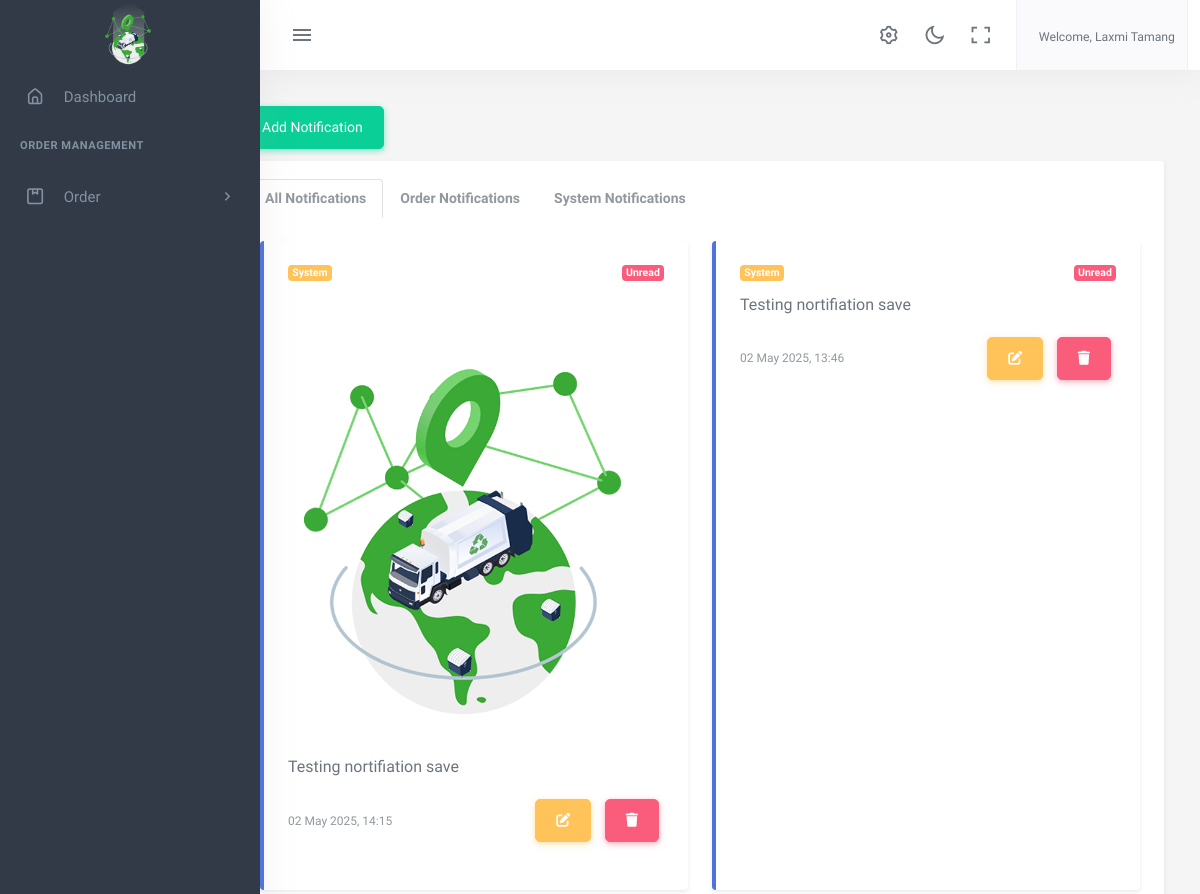
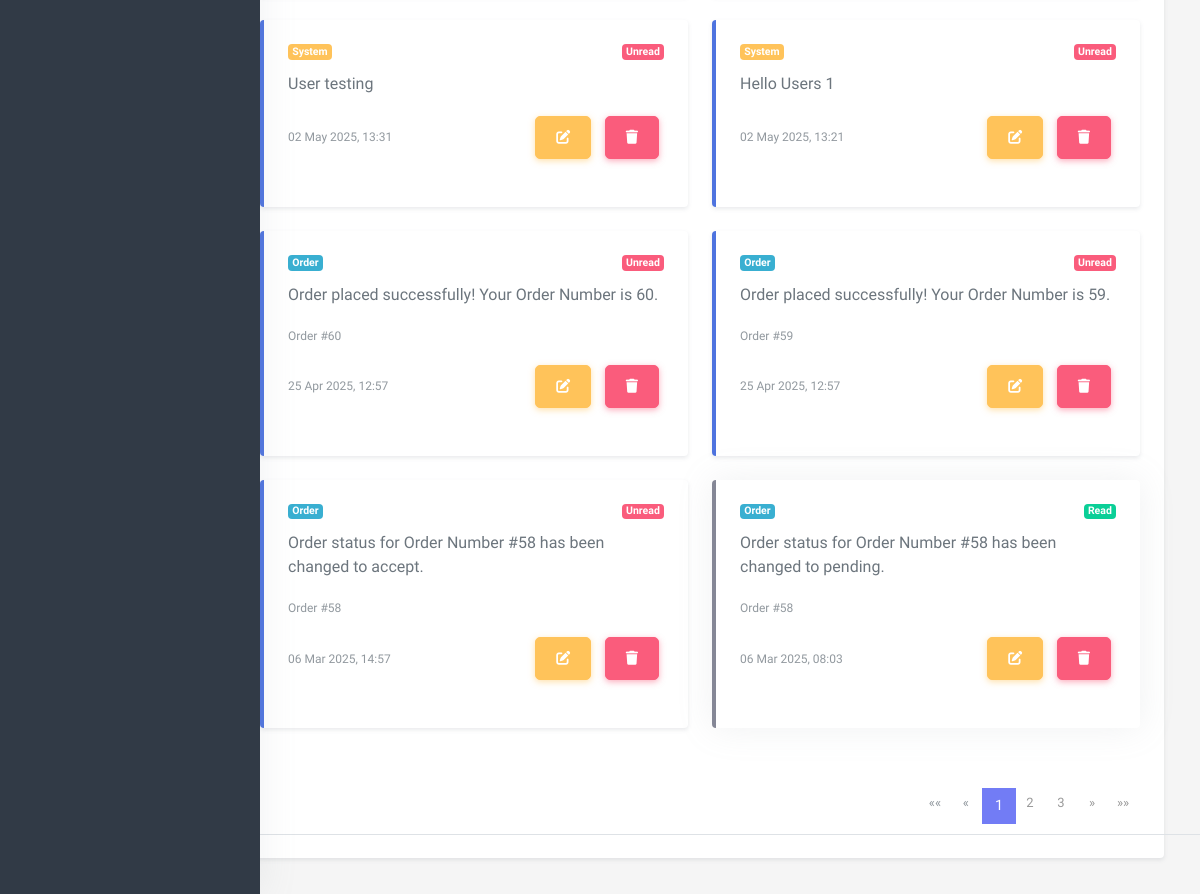
The app's page /notification_list/ (signed in) with its own data (2 pictures, top to bottom).
### accounts/models.py (models this page shows, shortened)
class User(AbstractBaseUser,PermissionsMixin):
    email = models.EmailField(
        verbose_name='Email',
        max_length=255,
        unique=True,
    )
    name = models.CharField(max_length=200,null=True, blank=True)
    is_user = models.BooleanField(default=False)
    is_admin = models.BooleanField(default=False)
    is_agent= models.BooleanField(default=False)
    is_sub_admin=models.BooleanField(default=False)
    phone_no = models.CharField(max_length=150, null=True, blank=True)
    address = models.CharField(max_length=150, null=True, blank=True )
    image = models.ImageField(upload_to="image/", null=True, blank=True)
    activate = models.BooleanField(default =False)
    created_at = models.DateTimeField(auto_now_add=True)
    updated_at = models.DateTimeField(auto_now=True)
    objects = UserManager()
    USERNAME_FIELD = 'email'
    REQUIRED_FIELDS = ['phone_no','name']

### app2/models.py (models this page shows)
class AboutUS(models.Model):
    company_name=models.CharField(max_length=100)
    logo= models.ImageField(upload_to='logoimage/')
    address = models.CharField(max_length=1000)
    email = models.EmailField()
    contactNo= models.CharField(max_length=15)
    class Meta:
        ordering =['-id']

### order/models.py (models this page shows, shortened)
class Notification(models.Model):
    TYPE=(
        ('order', 'Order'),
        ('system', 'System'),
    )
    user = models.ForeignKey(User, on_delete=models.CASCADE)
    type = models.CharField(max_length=50, choices=TYPE, default='order')
    image=models.ImageField(upload_to='system_notification_image/',null=True,blank=True)
    message = models.TextField()
    created_at = models.DateTimeField(auto_now_add=True)
    read = models.BooleanField(default=False)
    order_number = models.PositiveIntegerField(null=True,blank=True)
    class Meta:
        ordering = ['-id']

### app2/views.py (the view)
# urls.py: path('notification_list/',views.notification_list,name="app-notification_list"),
@login_required
def notification_list(request):
    active_tab= request.GET.get('tab','all')
    user_notification=Notification.objects.all()
    if  active_tab == 'order':
        user_notification=Notification.objects.filter(type='order')
    elif active_tab=="system":
        user_notification=Notification.objects.filter(type='system')
    paginator=Paginator(user_notification,8)
    page_number=request.GET.get('page',1)
    notifications=paginator.get_page(page_number)
    context={
        'notifications':notifications,
        'active_tab':active_tab,
    }
    return render(request, 'app2/notification_list.html', context)

### app2/templates/app2/notification_list.html (shortened to what this page needs)
{% extends 'app2/base.html' %}
{% load static %}
{% block body %}
<div class="container-fluid">
    <div class="row">
        <main class="col-md-9 ms-sm-auto col-lg-10 px-md-4 mt-4">
            <a  href ={% url 'dashboard:app-notification_add' %} class=" mb-2 btn btn-success btn-sm">Add Notification</a>
            <div class="card shadow-sm mb-4">
                <div class="card-header">
                    <ul class="nav nav-tabs card-header-tabs" id="notificationTabs" role="tablist">
                        <li class="nav-item" role="presentation">
                            <a class="nav-link {% if active_tab == 'all' or not active_tab %}active{% endif %}"
                               id="all-tab"
                               href="{% url 'dashboard:app-notification_list' %}?tab=all&page=1"
                               role="tab">
                                All Notifications
                            </a>
                        </li>
                        <li class="nav-item" role="presentation">
                            <a class="nav-link {% if active_tab == 'order' %}active{% endif %}"
                               id="order-tab"
                               href="{% url 'dashboard:app-notification_list' %}?tab=order&page=1"
                               role="tab">
                                Order Notifications
                            </a>
                        </li>
                        <li class="nav-item" role="presentation">
                            <a class="nav-link {% if active_tab == 'system' %}active{% endif %}"
                               id="system-tab"
                               href="{% url 'dashboard:app-notification_list' %}?tab=system&page=1"
                               role="tab">
                                System Notifications
                            </a>
                        </li>
                    </ul>
                </div>
                <div class="card-body">
                    {% if notifications %}
                        <div class="row">
                            {% for notif in notifications %}
                                <div class="col-md-6 mb-3">
                                    <div class="card h-100 {% if not notif.read %}border-left-primary shadow-sm{% else %}border-left-secondary{% endif %}">
                                        <div class="card-body">
                                            <div class="d-flex justify-content-between align-items-center mb-2">
                                                <span class="badge {% if notif.type == 'order' %}bg-info{% else %}bg-warning{% endif %}">
                                                    {{ notif.get_type_display }}
                                                </span>
                                                <span class="badge {% if notif.read %}bg-success{% else %}bg-danger{% endif %}">
                                                    {% if notif.read %}Read{% else %}Unread{% endif %}
                                                </span>
                                            </div>
                                            {% if notif.image %}
                                                <img src="{{ notif.image.url }}" class="img-fluid mb-2" alt="Notification Image">
                                            {% endif %}
                                            <p class="card-text">{{ notif.message }}</p>
                                            {% if notif.type == 'order' %}
                                                <p class="small text-muted">Order #{{ notif.order_number }}</p>
                                            {% endif %}
                                            <div class="d-flex justify-content-between align-items-center">
                                                <small class="text-muted">{{ notif.created_at|date:"d M Y, H:i" }}</small>
                                                <div>
                                                    <a href="{% url 'dashboard:app-notification_edit' notif.id %}" class="btn btn-sm btn-warning">
                                                        <i class="fas fa-edit"></i>
                                                    </a>
                                                    <a href="{% url 'dashboard:app-notification_delete' notif.id %}" class="btn btn-sm btn-danger">
                                                        <i class="fas fa-trash"></i>
                                                    </a>
                                                </div>
                                            </div>
                                        </div>
                                    </div>
                                </div>
                            {% endfor %}
                        </div>
                        <div class="pagination justify-content-center mt-4">
                            <nav aria-label="Notification pagination">
                                <ul class="pagination">
                                    {% if notifications.has_previous %}
                                        <li class="page-item">
                                            <a class="page-link" href="?tab={{ active_tab }}&page=1" aria-label="First">
                                                <span aria-hidden="true">&laquo;&laquo;</span>
                                            </a>
                                        </li>
                                        <li class="page-item">
                                            <a class="page-link" href="?tab={{ active_tab }}&page={{ notifications.previous_page_number }}" aria-label="Previous">
                                                <span aria-hidden="true">&laquo;</span>
                                            </a>
                                        </li>
                                    {% else %}
                                        <li class="page-item disabled">
                                            <a class="page-link" href="#" aria-label="First">
                                                <span aria-hidden="true">&laquo;&laquo;</span>
                                            </a>
                                        </li>
                                        <li class="page-item disabled">
                                            <a class="page-link" href="#" aria-label="Previous">
                                                <span aria-hidden="true">&laquo;</span>
                                            </a>
                                        </li>
                                    {% endif %}
                                    {% for i in notifications.paginator.page_range %}
                                        {% if notifications.number == i %}
                                            <li class="page-item active">
                                                <span class="page-link">{{ i }}</span>
                                            </li>
                                        {% elif i > notifications.number|add:'-3' and i < notifications.number|add:'3' %}
                                            <li class="page-item">
                                                <a class="page-link" href="?tab={{ active_tab }}&page={{ i }}">{{ i }}</a>
                                            </li>
                                        {% endif %}
                                    {% endfor %}
                                    {% if notifications.has_next %}
                                        <li class="page-item">
                                            <a class="page-link" href="?tab={{ active_tab }}&page={{ notifications.next_page_number }}" aria-label="Next">
                                                <span aria-hidden="true">&raquo;</span>
                                            </a>
                                        </li>
                                        <li class="page-item">
                                            <a class="page-link" href="?tab={{ active_tab }}&page={{ notifications.paginator.num_pages }}" aria-label="Last">
                                                <span aria-hidden="true">&raquo;&raquo;</span>
                                            </a>
                                        </li>
                                    {% endif %}
                                </ul>
                            </nav>
                        </div>
                    {% else %}
                        <div class="alert alert-info">No notifications available.</div>
                    {% endif %}
                </div>
            </div>
        </main>
    </div>
</div>
{% endblock %}

### app2/templates/app2/base.html (shortened to what this page needs)
{% load static %}
<!DOCTYPE html>
<html lang="en">
    <head>
        <link href="{% static 'app2/assets/css/app-saas.min.css'%}" rel="stylesheet" type="text/css" id="app-style" />
        <link href="{% static 'app2/assets/css/icons.min.css'%}" rel="stylesheet" type="text/css" />
        <link href="{% static 'app2/assets/vendor/bootstrap-datepicker/css/bootstrap-datepicker.min.css'%}" rel="stylesheet" type="text/css" />
        <link href="{% static 'app2/assets/vendor/select2/css/select2.min.css'%}" rel="stylesheet" type="text/css" />
        <link href="{% static 'app2/assets/vendor/datatables.net-bs5/css/dataTables.bootstrap5.min.css'%}" rel="stylesheet" type="text/css" />
        <link href="{% static 'app2/assets/vendor/datatables.net-responsive-bs5/css/responsive.bootstrap5.min.css'%}" rel="stylesheet" type="text/css" />
        <link href="{% static 'app2/assets/css/app-saas.min.css'%}" rel="stylesheet" type="text/css" id="app-style" />
        <link href="{% static 'app2/assets/css/icons.min.css'%}" rel="stylesheet" type="text/css" />
        <link rel="stylesheet" href="https://cdnjs.cloudflare.com/ajax/libs/font-awesome/6.0.0/css/all.min.css">
        <link href="https://cdn.jsdelivr.net/npm/summernote@0.8.16/dist/summernote-lite.min.css" rel="stylesheet">
    </head>
    <link rel="stylesheet" href="https://maxcdn.bootstrapcdn.com/font-awesome/4.7.0/css/font-awesome.min.css">
    <body>
        <div class="wrapper">
            <div class="navbar-custom">
                <div class="topbar container-fluid justify-content-between">
                    <div class="d-flex align-items-center  gap-lg-2 gap-1">
                        <button class="button-toggle-menu sm:float-end">
                            <i class="mdi mdi-menu"></i>
                        </button>
                    </div>
                    <ul class="topbar-menu d-flex align-items-center gap-3">
                        <li class="d-none d-sm-inline-block">
                            <a class="nav-link" data-bs-toggle="offcanvas" href="#theme-settings-offcanvas">
                                <i class="ri-settings-3-line font-22"></i>
                            </a>
                        </li>
                        <li class="d-none d-sm-inline-block">
                            <div class="nav-link" id="light-dark-mode" data-bs-toggle="tooltip" data-bs-placement="left" title="Theme Mode">
                                <i class="ri-moon-line font-22"></i>
                            </div>
                        </li>
                        <li class="d-none d-md-inline-block">
                            <a class="nav-link" href="#" data-toggle="fullscreen">
                                <i class="ri-fullscreen-line font-22"></i>
                            </a>
                        </li>
                        <li class="dropdown">
                            <a class="nav-link dropdown-toggle arrow-none nav-user px-2" data-bs-toggle="dropdown" href="#" role="button" aria-haspopup="false" aria-expanded="false">
                                <span class="d-lg-flex flex-column gap-1 d-none">
                                    <h6 class="my-0 fw-normal">Welcome, {{request.user.name}}</h6>
                                </span>
                            </a>
                        </li>
                    </ul>
                </div>
            </div>
            <div class="leftside-menu">
                <a href="{% url 'dashboard:index' %}" class="logo logo-light">
                    <span class="logo-lg">
                        <img src="{{company.logo.url}}" alt="logo" style="height: 64px;">
                    </span>
                </a>
                <div class="h-100" id="leftside-menu-container" data-simplebar>
                    <ul class="side-nav">
                        <li class="side-nav-item">
                            <a href="{% url 'dashboard:index' %}" class="side-nav-link">
                                <i class="uil-home-alt"></i>
                                <span> Dashboard </span>
                            </a>
                        </li>
                        <li class="side-nav-title">Order Management </li>
                        <li class="side-nav-item">
                            <a data-bs-toggle="collapse" href="#sidebarPages1" aria-expanded="false" aria-controls="sidebarPages" class="side-nav-link">
                                <i class="uil-package"></i>
                                <span> Order </span>
                                <span class="menu-arrow"></span>
                            </a>
                        </li>
                    </ul>
                </div>
            </div>
  {% block body %}
  {% endblock  %}
        <footer class="footer">
            <div class="container-fluid">
                <div class="row">
                    <div class="col-md-6">
                    </div>
                </div>
            </div>
        </footer>
    </div>
                        </body>
                        </html>

### records on screen
User: user.name "Laxmi Tamang"
AboutUS: logo (picture)
Notification: type "System", read "Unread", image (picture), message "Testing nortifiation save", created_at "02 May 2025, 14:15"
Notification: type "System", read "Unread", message "Testing nortifiation save", created_at "02 May 2025, 13:46"
Notification: type "System", read "Unread", message "User testing", created_at "02 May 2025, 13:31"
Notification: type "System", read "Unread", message "Hello Users 1", created_at "02 May 2025, 13:21"
Notification: type "Order", read "Unread", message "Order placed successfully! Your Order Number is 60.", order_number "60", created_at "25 Apr 2025, 12:57"
Notification: type "Order", read "Unread", message "Order placed successfully! Your Order Number is 59.", order_number "59", created_at "25 Apr 2025, 12:57"
Notification: type "Order", read "Unread", message "Order status for Order Number #58 has been changed to accept.", order_number "58", created_at "06 Mar 2025, 14:57"
Notification: type "Order", read "Read", message "Order status for Order Number #58 has been changed to pending.", order_number "58", created_at "06 Mar 2025, 08:03"

### other values on screen
{{ i }} "1"
{{ i }} "2" "3"
